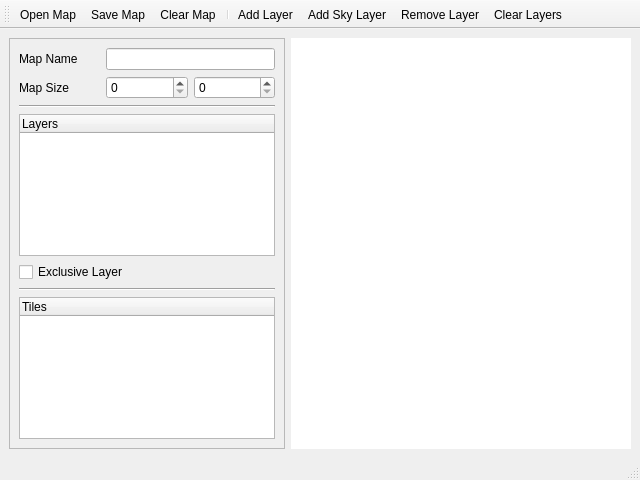
<?xml version="1.0" encoding="UTF-8"?>
<ui version="4.0">
 <class>UIMapEditor</class>
 <widget class="QMainWindow" name="UIMapEditor">
  <property name="geometry">
   <rect>
    <x>0</x>
    <y>0</y>
    <width>640</width>
    <height>480</height>
   </rect>
  </property>
  <property name="windowTitle">
   <string>My Form Class</string>
  </property>
  <widget class="QWidget" name="centralwidget">
   <layout class="QHBoxLayout" name="horizontalLayout_2">
    <item>
     <widget class="QFrame" name="frame">
      <property name="frameShape">
       <enum>QFrame::StyledPanel</enum>
      </property>
      <property name="frameShadow">
       <enum>QFrame::Raised</enum>
      </property>
      <layout class="QGridLayout" name="gridLayout">
       <item row="0" column="0">
        <widget class="QLabel" name="label">
         <property name="text">
          <string>Map Name</string>
         </property>
        </widget>
       </item>
       <item row="0" column="1" colspan="2">
        <widget class="QLineEdit" name="leName"/>
       </item>
       <item row="1" column="0">
        <widget class="QLabel" name="label_2">
         <property name="text">
          <string>Map Size</string>
         </property>
        </widget>
       </item>
       <item row="1" column="1">
        <widget class="QSpinBox" name="sbWidth"/>
       </item>
       <item row="1" column="2">
        <widget class="QSpinBox" name="sbHeight"/>
       </item>
       <item row="2" column="0" colspan="3">
        <widget class="Line" name="line">
         <property name="orientation">
          <enum>Qt::Horizontal</enum>
         </property>
        </widget>
       </item>
       <item row="3" column="0" colspan="3">
        <widget class="TreeWidgetLayers" name="twLayers">
         <property name="contextMenuPolicy">
          <enum>Qt::ActionsContextMenu</enum>
         </property>
         <property name="uniformRowHeights">
          <bool>true</bool>
         </property>
         <property name="itemsExpandable">
          <bool>false</bool>
         </property>
         <property name="allColumnsShowFocus">
          <bool>true</bool>
         </property>
         <property name="expandsOnDoubleClick">
          <bool>false</bool>
         </property>
         <column>
          <property name="text">
           <string>Layers</string>
          </property>
         </column>
        </widget>
       </item>
       <item row="5" column="0" colspan="3">
        <widget class="Line" name="line_2">
         <property name="orientation">
          <enum>Qt::Horizontal</enum>
         </property>
        </widget>
       </item>
       <item row="6" column="0" colspan="3">
        <widget class="TreeWidgetTiles" name="twTiles">
         <property name="iconSize">
          <size>
           <width>32</width>
           <height>32</height>
          </size>
         </property>
         <column>
          <property name="text">
           <string>Tiles</string>
          </property>
         </column>
        </widget>
       </item>
       <item row="4" column="0" colspan="3">
        <widget class="QCheckBox" name="cbExclusiveLayer">
         <property name="text">
          <string>Exclusive Layer</string>
         </property>
        </widget>
       </item>
      </layout>
     </widget>
    </item>
    <item>
     <widget class="GraphicsViewEditor" name="gvView">
      <property name="contextMenuPolicy">
       <enum>Qt::ActionsContextMenu</enum>
      </property>
      <property name="frameShape">
       <enum>QFrame::NoFrame</enum>
      </property>
      <property name="lineWidth">
       <number>0</number>
      </property>
      <property name="backgroundBrush">
       <brush brushstyle="SolidPattern">
        <color alpha="126">
         <red>155</red>
         <green>155</green>
         <blue>155</blue>
        </color>
       </brush>
      </property>
      <property name="renderHints">
       <set>QPainter::Antialiasing|QPainter::HighQualityAntialiasing|QPainter::SmoothPixmapTransform|QPainter::TextAntialiasing</set>
      </property>
     </widget>
    </item>
   </layout>
  </widget>
  <widget class="QStatusBar" name="sbBar"/>
  <widget class="QToolBar" name="toolBar">
   <property name="windowTitle">
    <string>toolBar</string>
   </property>
   <attribute name="toolBarArea">
    <enum>TopToolBarArea</enum>
   </attribute>
   <attribute name="toolBarBreak">
    <bool>false</bool>
   </attribute>
   <addaction name="aOpenMap"/>
   <addaction name="aSaveMap"/>
   <addaction name="aClearMap"/>
   <addaction name="separator"/>
   <addaction name="aAddLayer"/>
   <addaction name="aAddSkyLayer"/>
   <addaction name="aRemoveLayer"/>
   <addaction name="aClearLayers"/>
  </widget>
  <action name="aOpenMap">
   <property name="text">
    <string>Open Map</string>
   </property>
  </action>
  <action name="aSaveMap">
   <property name="text">
    <string>Save Map</string>
   </property>
  </action>
  <action name="aClearMap">
   <property name="text">
    <string>Clear Map</string>
   </property>
  </action>
  <action name="aAddLayer">
   <property name="text">
    <string>Add Layer</string>
   </property>
  </action>
  <action name="aRemoveLayer">
   <property name="text">
    <string>Remove Layer</string>
   </property>
  </action>
  <action name="aClearLayers">
   <property name="text">
    <string>Clear Layers</string>
   </property>
  </action>
  <action name="aAddSkyLayer">
   <property name="text">
    <string>Add Sky Layer</string>
   </property>
  </action>
 </widget>
 <customwidgets>
  <customwidget>
   <class>TreeWidgetTiles</class>
   <extends>QTreeWidget</extends>
   <header>editor/TreeWidgetTiles.h</header>
  </customwidget>
  <customwidget>
   <class>GraphicsViewEditor</class>
   <extends>QGraphicsView</extends>
   <header>editor/GraphicsViewEditor.h</header>
  </customwidget>
  <customwidget>
   <class>TreeWidgetLayers</class>
   <extends>QTreeWidget</extends>
   <header>editor/TreeWidgetLayers.h</header>
  </customwidget>
 </customwidgets>
 <resources/>
 <connections/>
</ui>
